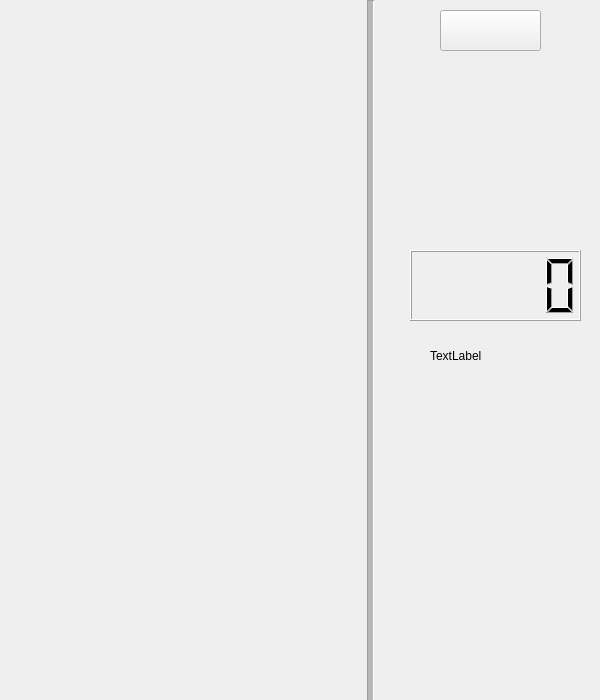
<?xml version="1.0" encoding="UTF-8"?>
<ui version="4.0">
 <class>SingleGame</class>
 <widget class="QWidget" name="SingleGame">
  <property name="geometry">
   <rect>
    <x>0</x>
    <y>0</y>
    <width>600</width>
    <height>700</height>
   </rect>
  </property>
  <property name="minimumSize">
   <size>
    <width>600</width>
    <height>700</height>
   </size>
  </property>
  <property name="maximumSize">
   <size>
    <width>600</width>
    <height>700</height>
   </size>
  </property>
  <property name="focusPolicy">
   <enum>Qt::StrongFocus</enum>
  </property>
  <property name="windowTitle">
   <string>Form</string>
  </property>
  <widget class="QPushButton" name="pushButton">
   <property name="geometry">
    <rect>
     <x>440</x>
     <y>10</y>
     <width>101</width>
     <height>41</height>
    </rect>
   </property>
   <property name="text">
    <string/>
   </property>
  </widget>
  <widget class="Line" name="line">
   <property name="geometry">
    <rect>
     <x>360</x>
     <y>0</y>
     <width>20</width>
     <height>701</height>
    </rect>
   </property>
   <property name="lineWidth">
    <number>1</number>
   </property>
   <property name="midLineWidth">
    <number>5</number>
   </property>
   <property name="orientation">
    <enum>Qt::Vertical</enum>
   </property>
  </widget>
  <widget class="QLCDNumber" name="lcdNumber">
   <property name="geometry">
    <rect>
     <x>410</x>
     <y>250</y>
     <width>171</width>
     <height>71</height>
    </rect>
   </property>
  </widget>
  <widget class="QWidget" name="widget" native="true">
   <property name="geometry">
    <rect>
     <x>380</x>
     <y>70</y>
     <width>221</width>
     <height>171</height>
    </rect>
   </property>
   <property name="contextMenuPolicy">
    <enum>Qt::DefaultContextMenu</enum>
   </property>
   <property name="styleSheet">
    <string notr="true"/>
   </property>
  </widget>
  <widget class="QLabel" name="timelabel">
   <property name="geometry">
    <rect>
     <x>430</x>
     <y>340</y>
     <width>111</width>
     <height>31</height>
    </rect>
   </property>
   <property name="text">
    <string>TextLabel</string>
   </property>
  </widget>
 </widget>
 <resources/>
 <connections/>
</ui>
